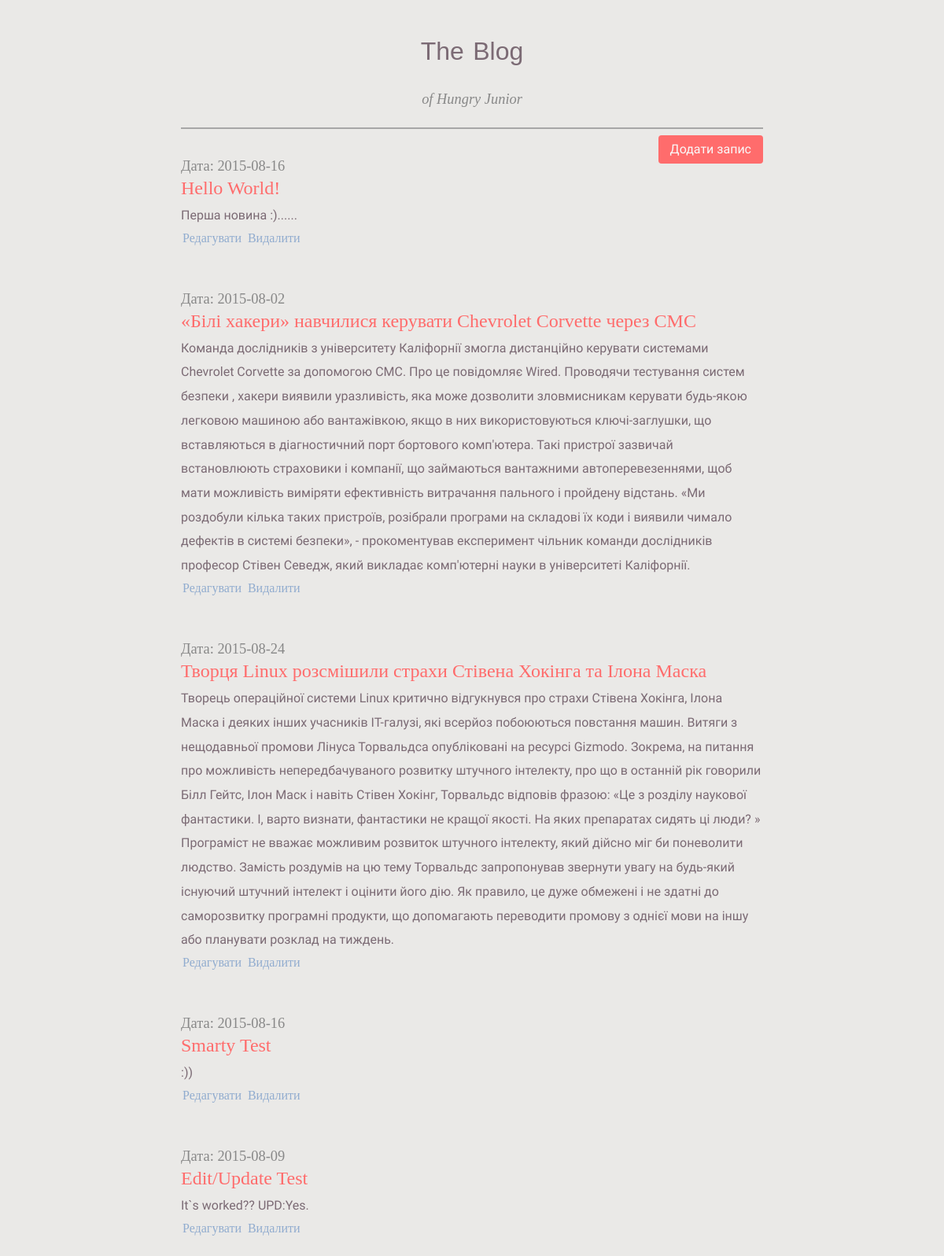
The page / on the database its author committed.
### tables this page shows
CREATE TABLE IF NOT EXISTS `news` (
  `id` int(11) NOT NULL AUTO_INCREMENT,
  `title` varchar(255) NOT NULL,
  `dt` date NOT NULL,
  `body` text NOT NULL,
  PRIMARY KEY (`id`)
);

### inc/list.inc.php (the view, shortened to what this page needs)
<?php
$config = parse_ini_file("config.inc.ini");
$db = new PDO($config["db.conn"],$config["db.user"],$config["db.password"]);
$query = "SELECT  *
          FROM news";
$result = $db->query($query) or die ("Ошибка выполнения sql - запроса!");
while($row = $result->fetch(PDO::FETCH_ASSOC)) {
    echo <<<"OUT"
        <article>
            <header>
                <aside>
                    <p>Дата: $row[dt]</p>
                </aside>
                <h1>$row[title]</h1>
            </header>
                <p>$row[body]</p>
            <a class="links" href="http://localhost/news/index.php?action=edit&id=$row[id]">Редагувати</a>
            <a class="links" href="#delete-$row[id]">Видалити </a>
            <a href="#x-$row[id]" class="overlay" id="delete-$row[id]"></a>
            <div class="popup">
              <div id = "deleteMessage">
                Ви,справді хочете видалити цей запис?
                <div id = title_delete_note>
                    "$row[title]"
                </div>
              </div>
              <a class="close"title="Закрыть" href="http://localhost/news/"></a>
              <a href="http://localhost/news/index.php?action=delete&id=$row[id]" id="deleteButton">Так, я впевнений у своїх діях</a>
            </div>
        </article>
OUT;
}

### index.php (shortened to what this page needs)
<!DOCTYPE html>
<html >
  <head>
    <link href="//netdna.bootstrapcdn.com/font-awesome/4.0.3/css/font-awesome.css" rel="stylesheet">
    <link rel="stylesheet" href="css/reset.css">
    <link rel="stylesheet" href="css/style.css">
  </head>
  <body>
    <header>
      <h1>The Blog</h1>
      <h2>of Hungry Junior</h2><hr />
    </header>
    <div id="buttons">
      <a href="http://localhost/news/index.php?action=add" id="addButton">Додати запис</a>
    </div>
    <main>
      <? require_once "inc/routing.inc.php";?>
    </main>
  </body>
</html>

### inc/routing.inc.php (shortened to what this page needs)
<?php
$action = (strip_tags(trim($_GET['action'])));
switch($action){
    default:require "inc/list.inc.php";
}

### css/style.css (style rules this page uses)
body { font-family: "Droid Sans", sans-serif; overflow-y: scroll; background-color: #EAE9E7; }
body > header, body > main { max-width: 740px; margin: auto; padding: 0 30px; }
h1, h2, h3, h4, h5, h6 { line-height: 1.618em; }
body > header { text-align: center; margin-top: 40px; }
body > header h1, body > header h2 { font-style: italic; }
body > header h1 { font-family: "Alegreya Sans", sans-serif; font-weight: 500; font-size: 2rem; font-style: normal; word-spacing: 0.15rem; display: inline-block; color: #7B6A74; }
body > header h2 { font-family: "Crimson Text", serif; font-size: 1.15em; margin: 20px 0; color: #888; }
body > header hr { border-color: #A7A7A7;; border-top-width: 2px; }
hr { border: none; border-top: 1px solid #e1effe; }
article { padding: 30px 0; color: #A78888; }
article header { padding-bottom: 0px; }
article header h1 { font-family: "Alegreya", serif; font-weight: 200; font-size: 1.5rem; color: #FF6C6C; }
article header aside { font-weight: 0; font-family: "Crimson Text", serif; font-size: 1.15em; color: #888; }
article > p { line-height: 1.92em; margin-bottom: 5px; color: #7B6A74; }
article a { color: #222; text-decoration: none; padding: 0 2px; border-bottom: 1px solid #aaa; }
article a.links { display: inline-block; font-size: .75rem; border: none; color: #91ACCF; font-family: "Crimson Text", serif; font-size: 1.00em; }
#addButton { background-color: #FF6C6C; display: inline-block; font-size: 16px; color: #F9F9F9; text-align: center; -webkit-border-radius: 4px; -moz-border-radius: 4px; border-radius: 4px; height: 36px; line-height: 36px; padding: 0 15px; margin: 0; border: 0; float: right; text-decoration: none; }
div#buttons { max-width: 740px; margin: auto; padding: 0 30px; }

### rows shown on the page
news: dt "2015-08-16", title "Hello World!", body "Перша новина :)......"
news: dt "2015-08-02", title "«Білі хакери» навчилися керувати Chevrolet Corvette через СМС", body "Команда дослідників з університету Каліфорнії змогла дистанційно керувати системами Chevrolet Corvette за допомогою СМС. Про це повідомляє Wired. Проводячи тестування систем безпеки , хакери виявили уразливість, яка може дозволити зловмисникам керувати будь-якою легковою машиною або вантажівкою, якщо в них використовуються ключі-заглушки, що вставляються в діагностичний порт бортового комп'ютера. Такі пристрої зазвичай встановлюють страховики і компанії, що займаються вантажними автоперевезеннями, щоб мати можливість виміряти ефективність витрачання пального і пройдену відстань. «Ми роздобули кілька таких пристроїв, розібрали програми на складові їх коди і виявили чимало дефектів в системі…"
news: dt "2015-08-24", title "Творця Linux розсмішили страхи Стівена Хокінга та Ілона Маска", body "Творець операційної системи Linux критично відгукнувся про страхи Стівена Хокінга, Ілона Маска і деяких інших учасників IT-галузі, які всерйоз побоюються повстання машин. Витяги з нещодавньої промови Лінуса Торвальдса опубліковані на ресурсі Gizmodo. Зокрема, на питання про можливість непередбачуваного розвитку штучного інтелекту, про що в останній рік говорили Білл Гейтс, Ілон Маск і навіть Стівен Хокінг, Торвальдс відповів фразою: «Це з розділу наукової фантастики. І, варто визнати, фантастики не кращої якості. На яких препаратах сидять ці люди? » Програміст не вважає можливим розвиток штучного інтелекту, який дійсно міг би поневолити людство. Замість роздумів на цю тему Торвальдс…"
news: dt "2015-08-16", title "Smarty Test", body ":))"
news: dt "2015-08-09", title "Edit/Update Test", body "It`s worked?? UPD:Yes."
